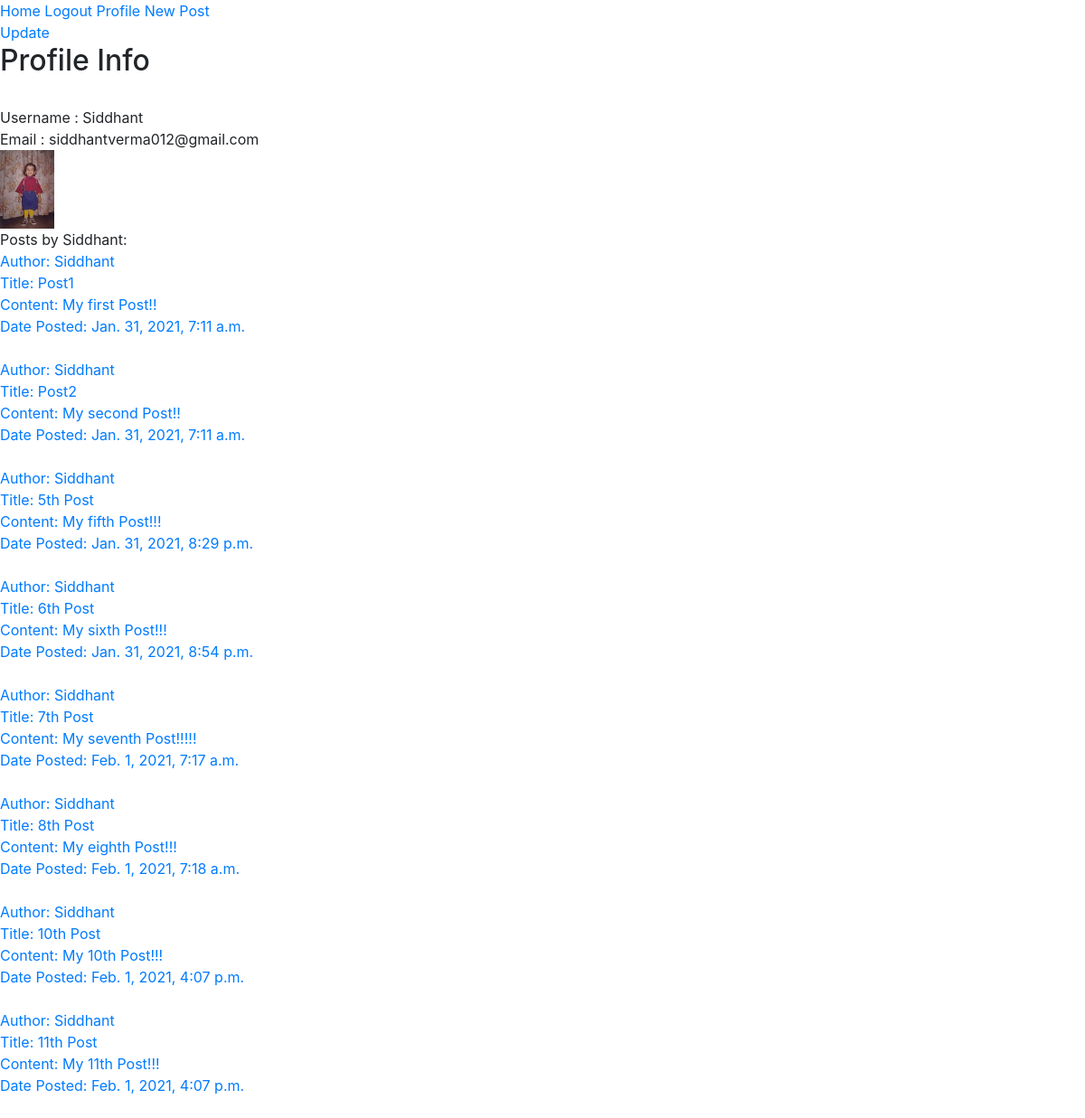
Screenshot of /profiles/Siddhant/ (signed in) with the database file from the repository.
### Profiles/models.py (models this page shows, shortened)
class Profile(models.Model):
    user=models.OneToOneField(User,on_delete=models.CASCADE)
    picture=models.ImageField(default='profile_default.jpg',upload_to='profile_pictures')

### Home/models.py (models this page shows, shortened)
class Post(models.Model):
    author=models.ForeignKey(User,on_delete=models.CASCADE)
    title=models.CharField(max_length=100)
    content=models.TextField()
    date_posted=models.DateTimeField(default=timezone.now)

### Profiles/views.py (the view)
# urls.py: path('<str:username>/', profile_views.ProfileView, name='profile_view' ),
@login_required
def ProfileView(request,*args,**kwargs):
    username=kwargs.get('username')
    user_=User.objects.filter(username=username).first()
    posts=Post.objects.filter(author=user_)
    return render(request, 'Profiles/profile.html', context={'user_':user_,'posts':posts})

### Profiles/templates/Profiles/profile.html
{% extends 'HOME/base.html' %}
{% block content %}
    <div>
        {% if user_ == user %}
            <a href="{% url 'profile_update_view' %}">Update</a>
        {% endif %}
        <h2>Profile Info</h2>
        <br>
        <a>Username : {{user_.username}}</a>
        <br>
        <a>Email : {{user_.email}}</a>
        <br>
        <img src="{{ user_.profile.picture.url }}" width='5%' height='5%' >
        <br>
        <a>Posts by {{user_.username}}:</a>
        <br>
        {% for post in posts %}
            <div>
                <a href="{% url 'profile_view' post.author.username %}">Author: {{ post.author.username }}</a>
                <br>
                <a href="{% url 'post_detail_view' post.id %}">Title: {{ post.title }}</a>
                <br>
                <a href="#">Content: {{ post.content }}</a>
                <br>
                <a href="#">Date Posted: {{ post.date_posted }}</a>
                <br>
            </div>
            <br>
        {% endfor %}
    </div>
{% endblock content %}

### Home/templates/Home/base.html (shortened to what this page needs)
<!doctype html>
<html lang="en">
  <head>
    <link rel="stylesheet" href="https://stackpath.bootstrapcdn.com/bootstrap/4.3.1/css/bootstrap.min.css">
  </head>
  <body>
    <a href="{% url 'post_list_view' %}">Home</a>
    {% if user.is_authenticated %}
      <a href="{% url 'logout_view' %}">Logout</a>
      <a href="{% url 'profile_view' user.username %}">Profile</a>
      <a href="{% url 'post_create_view' %}">New Post</a>
    {% else %}
      <a href="{% url 'login_view' %}">Login</a>
      <a href="{% url 'register_view' %}">Register</a>
    {% endif %}
    <div name='content section'>
        {% block content %}
        {% endblock content %}
    </div>
  </body>
</html>

### rows the page displays
Post: author.username "Siddhant", title "Post1", content "My first Post!!", date_posted "Jan. 31, 2021, 7:11 a.m."
Post: author.username "Siddhant", title "Post2", content "My second Post!!", date_posted "Jan. 31, 2021, 7:11 a.m."
Post: author.username "Siddhant", title "5th Post", content "My fifth Post!!!", date_posted "Jan. 31, 2021, 8:29 p.m."
Post: author.username "Siddhant", title "6th Post", content "My sixth Post!!!", date_posted "Jan. 31, 2021, 8:54 p.m."
Post: author.username "Siddhant", title "7th Post", content "My seventh Post!!!!!", date_posted "Feb. 1, 2021, 7:17 a.m."
Post: author.username "Siddhant", title "8th Post", content "My eighth Post!!!", date_posted "Feb. 1, 2021, 7:18 a.m."
Post: author.username "Siddhant", title "10th Post", content "My 10th Post!!!", date_posted "Feb. 1, 2021, 4:07 p.m."
Post: author.username "Siddhant", title "11th Post", content "My 11th Post!!!", date_posted "Feb. 1, 2021, 4:07 p.m."

### other values shown
{{ user_.username }} "Siddhant"
{{ user_.email }} "siddhantverma012@gmail.com"
